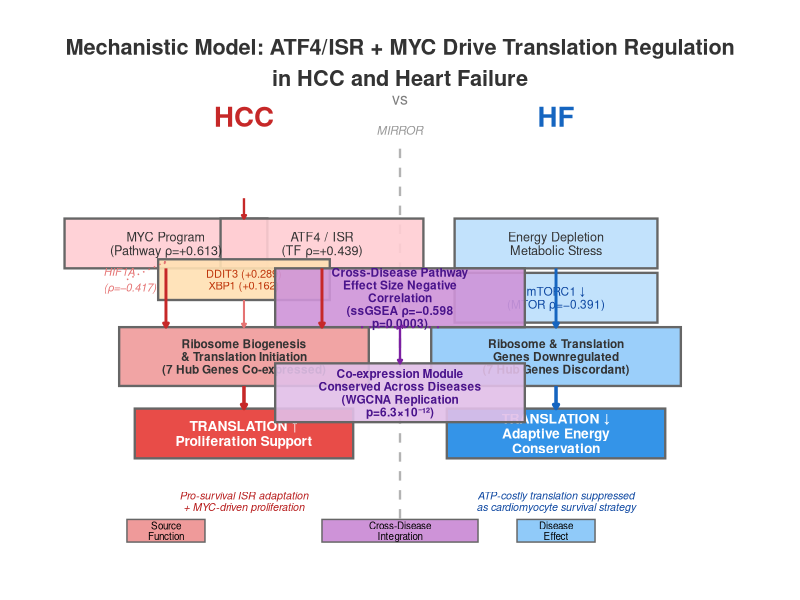

Reproduce this figure in R.
# =============================================================================
# 生成 Figure 6: 机制模型——ATF4/ISR + MYC 双通路驱动翻译调控的镜像模型
# =============================================================================

library(ggplot2)
library(dplyr)
library(grid)

PROJ_DIR <- "D:/R_projects/revision_analysis"

# ── HCC侧（左侧）元素 ─────────────────────────────────────────────────────
hcc <- list(
  # 疾病标签
  disease = data.frame(x = -2, y = 9.2, label = "Hepatocellular\nCarcinoma", color = "#C62828"),
  # 上游TF
  myc  = data.frame(x = -3, y = 7, label = "MYC Program\n(Pathway ρ=+0.613)", fill = "#FFCDD2"),
  atf4 = data.frame(x = -1, y = 7, label = "ATF4 / ISR\n(TF ρ=+0.439)", fill = "#FFCDD2"),
  dd   = data.frame(x = -2, y = 6.2, label = "DDIT3 (+0.289)\nXBP1 (+0.162)", fill = "#FFE0B2", size = 3),
  # 核糖体
  ribo = data.frame(x = -2, y = 4.5, label = "Ribosome Biogenesis\n& Translation Initiation\n(7 Hub Genes Co-expressed)", fill = "#EF9A9A"),
  # 输出
  out  = data.frame(x = -2, y = 2.8, label = "TRANSLATION ↑\nProliferation Support", fill = "#E53935"),
  # 注释
  note = data.frame(x = -2, y = 1.3, label = "Pro-survival ISR adaptation\n+ MYC-driven proliferation", color = "#B71C1C")
)

# ── HF侧（右侧）元素 ──────────────────────────────────────────────────────
hf <- list(
  disease = data.frame(x = 2, y = 9.2, label = "Heart Failure\n(Dilated/Ischemic)", color = "#1565C0"),
  stress = data.frame(x = 2, y = 7, label = "Energy Depletion\nMetabolic Stress", fill = "#BBDEFB"),
  mTOR  = data.frame(x = 2, y = 5.8, label = "mTORC1 ↓\n(MTOR ρ=−0.391)", fill = "#BBDEFB"),
  ribo  = data.frame(x = 2, y = 4.5, label = "Ribosome & Translation\nGenes Downregulated\n(7 Hub Genes Discordant)", fill = "#90CAF9"),
  out   = data.frame(x = 2, y = 2.8, label = "TRANSLATION ↓\nAdaptive Energy\nConservation", fill = "#1E88E5"),
  note  = data.frame(x = 2, y = 1.3, label = "ATP-costly translation suppressed\nas cardiomyocyte survival strategy", color = "#0D47A1")
)

# ── 中间共享元素 ─────────────────────────────────────────────────────────
mid <- list(
  module = data.frame(x = 0, y = 3.7, label = "Co-expression Module\nConserved Across Diseases\n(WGCNA Replication\np=6.3×10⁻¹²)", fill = "#E1BEE7"),
  cross  = data.frame(x = 0, y = 5.8, label = "Cross-Disease Pathway\nEffect Size Negative\nCorrelation\n(ssGSEA ρ=−0.598\np=0.0003)", fill = "#CE93D8")
)

# ── 绘图函数 ──────────────────────────────────────────────────────────────
add_rect <- function(df, w = 1.0, h = 0.7, alpha = 0.9) {
  geom_rect(data = df,
    aes(xmin = x - w, xmax = x + w, ymin = y - h, ymax = y + h),
    fill = df$fill, color = "grey40", linewidth = 0.8, alpha = alpha)
}

add_text <- function(df, size = 3.8, fontface = "plain", color = "grey20") {
  geom_text(data = df,
    aes(x = x, y = y, label = label),
    size = size, lineheight = 0.9, fontface = fontface, color = color)
}

# ── 箭头数据 ──────────────────────────────────────────────────────────────
arrows <- data.frame(
  x    = c(-3, -1, -2, -2, -2, -2, -2, 2, 2, 2, 2, -2,  2, 0, 0),
  xend = c(-3, -1, -2, -2, -2, -2, -2, 2, 2, 2, 2,  2, -2, 0, 0),
  y    = c(7.6, 7.6, 6.9, 7.6, 5.2, 5.2, 3.5, 7.6, 6.5, 5.2, 3.5, 5.2, 5.2, 4.4, 6.5),
  yend = c(5.2, 5.2, 5.2, 5.2, 3.5, 3.5, 3.5, 5.2, 5.2, 3.5, 3.5, 3.5, 3.5, 4.4, 4.5),
  color = c("#C62828", "#C62828", "#C62828", "#C62828", "#C62828", "#C62828", "#C62828",
            "#1565C0", "#1565C0", "#1565C0", "#1565C0", "#1565C0", "#1565C0", "#7B1FA2", "#7B1FA2")
)

p <- ggplot() +

  # ── 疾病标题 ────────────────────────────────────────────────────────────
  annotate("text", x = -2, y = 9.8, label = "HCC", fontface = "bold",
           size = 7, color = "#C62828") +
  annotate("text", x = 2, y = 9.8, label = "HF", fontface = "bold",
           size = 7, color = "#1565C0") +
  annotate("text", x = 0, y = 10.2, label = "vs", size = 4, color = "grey50") +

  # ── 分隔线 ──────────────────────────────────────────────────────────────
  annotate("segment", x = 0, xend = 0, y = 0.5, yend = 9.3,
           linetype = "dashed", color = "grey70", linewidth = 0.8) +
  annotate("text", x = 0, y = 9.5, label = "MIRROR", size = 3, color = "grey60",
           fontface = "italic") +

  # ── HCC侧的框 ───────────────────────────────────────────────────────────
  add_rect(hcc$myc,  w = 1.3, h = 0.55) +
  add_rect(hcc$atf4, w = 1.3, h = 0.55) +
  add_rect(hcc$dd,   w = 1.1, h = 0.45) +
  add_rect(hcc$ribo, w = 1.6, h = 0.65) +
  add_rect(hcc$out,  w = 1.4, h = 0.55) +

  add_text(hcc$myc,  size = 3.2) +
  add_text(hcc$atf4, size = 3.2) +
  add_text(hcc$dd,   size = 2.8, color = "#BF360C") +
  add_text(hcc$ribo, size = 3.0, fontface = "bold") +
  add_text(hcc$out,  size = 3.5, fontface = "bold", color = "white") +
  add_text(hcc$note, size = 2.7, color = "#B71C1C", fontface = "italic") +

  # ── HF侧的框 ────────────────────────────────────────────────────────────
  add_rect(hf$stress, w = 1.3, h = 0.55) +
  add_rect(hf$mTOR,   w = 1.3, h = 0.55) +
  add_rect(hf$ribo,   w = 1.6, h = 0.65) +
  add_rect(hf$out,    w = 1.4, h = 0.55) +

  add_text(hf$stress, size = 3.2) +
  add_text(hf$mTOR,   size = 3.0, color = "#0D47A1") +
  add_text(hf$ribo,   size = 3.0, fontface = "bold") +
  add_text(hf$out,    size = 3.5, fontface = "bold", color = "white") +
  add_text(hf$note,   size = 2.7, color = "#0D47A1", fontface = "italic") +

  # ── 中间元素 ────────────────────────────────────────────────────────────
  add_rect(mid$cross,  w = 1.6, h = 0.65) +
  add_rect(mid$module, w = 1.6, h = 0.65) +

  add_text(mid$cross,  size = 3.0, fontface = "bold", color = "#4A148C") +
  add_text(mid$module, size = 3.0, fontface = "bold", color = "#4A148C") +

  # ── 箭头 ────────────────────────────────────────────────────────────────
  # HCC侧
  annotate("segment", x = -3, xend = -3, y = 6.45, yend = 5.15,
           arrow = arrow(length = unit(0.12, "cm"), type = "closed"),
           color = "#C62828", linewidth = 1.0) +
  annotate("segment", x = -1, xend = -1, y = 6.45, yend = 5.15,
           arrow = arrow(length = unit(0.12, "cm"), type = "closed"),
           color = "#C62828", linewidth = 1.0) +
  annotate("segment", x = -2, xend = -2, y = 5.75, yend = 5.15,
           arrow = arrow(length = unit(0.1, "cm"), type = "closed"),
           color = "#E57373", linewidth = 0.7) +
  # merge箭头
  annotate("segment", x = -2, xend = -2, y = 8.0, yend = 7.55,
           arrow = arrow(length = unit(0.1, "cm"), type = "closed"),
           color = "#C62828", linewidth = 0.8) +

  # HCC ribo → output
  annotate("segment", x = -2, xend = -2, y = 3.85, yend = 3.35,
           arrow = arrow(length = unit(0.12, "cm"), type = "closed"),
           color = "#C62828", linewidth = 1.2) +

  # HF侧
  annotate("segment", x = 2, xend = 2, y = 6.45, yend = 5.15,
           arrow = arrow(length = unit(0.12, "cm"), type = "closed"),
           color = "#1565C0", linewidth = 1.0) +
  annotate("segment", x = 2, xend = 2, y = 3.85, yend = 3.35,
           arrow = arrow(length = unit(0.12, "cm"), type = "closed"),
           color = "#1565C0", linewidth = 1.2) +

  # 交叉箭头 → 中间面板
  annotate("segment", x = -0.5, xend = 0, y = 5.15, yend = 5.15,
           arrow = arrow(length = unit(0.08, "cm"), type = "closed"),
           color = "#7B1FA2", linewidth = 0.7, linetype = "dotted") +
  annotate("segment", x = 0.5, xend = 0, y = 5.15, yend = 5.15,
           arrow = arrow(length = unit(0.08, "cm"), type = "closed"),
           color = "#7B1FA2", linewidth = 0.7, linetype = "dotted") +

  # 中间 → 模块
  annotate("segment", x = 0, xend = 0, y = 5.15, yend = 4.35,
           arrow = arrow(length = unit(0.1, "cm"), type = "closed"),
           color = "#7B1FA2", linewidth = 0.8) +

  # ── HIF1A 标注 ──────────────────────────────────────────────────────────
  annotate("text", x = -3.8, y = 6.2, label = "HIF1A\n(ρ=−0.417)", size = 2.8,
           color = "#E57373", fontface = "italic", hjust = 0) +
  annotate("segment", x = -3.5, xend = -3.0, y = 6.2, yend = 6.6,
           arrow = arrow(length = unit(0.06, "cm"), type = "closed"),
           color = "#E57373", linewidth = 0.5, linetype = "dotted") +

  # ── 图例标注 ─────────────────────────────────────────────────────────────
  annotate("rect", xmin = -3.5, xmax = -2.5, ymin = 0.4, ymax = 0.9,
           fill = "#EF9A9A", color = "grey40", linewidth = 0.5) +
  annotate("text", x = -3, y = 0.65, label = "Source\nFunction", size = 2.5, lineheight = 0.9) +

  annotate("rect", xmin = -1.0, xmax = 1.0, ymin = 0.4, ymax = 0.9,
           fill = "#CE93D8", color = "grey40", linewidth = 0.5) +
  annotate("text", x = 0, y = 0.65, label = "Cross-Disease\nIntegration", size = 2.5, lineheight = 0.9) +

  annotate("rect", xmin = 1.5, xmax = 2.5, ymin = 0.4, ymax = 0.9,
           fill = "#90CAF9", color = "grey40", linewidth = 0.5) +
  annotate("text", x = 2, y = 0.65, label = "Disease\nEffect", size = 2.5, lineheight = 0.9) +

  # 标题
  annotate("text", x = 0, y = 11.0,
           label = "Mechanistic Model: ATF4/ISR + MYC Drive Translation Regulation\nin HCC and Heart Failure",
           fontface = "bold", size = 5.5, color = "grey20") +

  coord_cartesian(xlim = c(-4.5, 4.5), ylim = c(0, 11.5)) +
  theme_void() +
  theme(plot.margin = margin(10, 10, 10, 10))

ggsave(file.path(PROJ_DIR, "figures", "Figure6_Mechanistic_Model.png"),
       p, width = 13, height = 11, dpi = 300)
message("Figure 6 (Mechanistic Model) saved")
